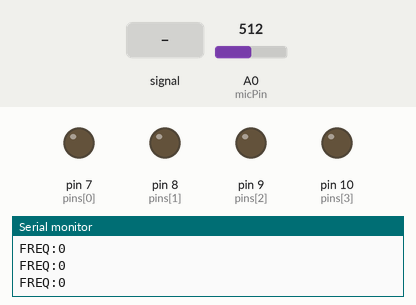
Recording of a sketch running on a simulated Arduino Uno, built with avr-gcc and run on an emulated ATmega328P. Parts: output pins drawn as LEDs (lit = HIGH), the last lines printed to the serial monitor. Inputs (shaded band) come from the test bench; at power-on: A0 (micPin) = 512.

Above: at 1.6 s.
1.7 s: A0 (micPin) fed a 200 Hz sine of ±81 counts around its level
4.7 s: A0 (micPin) fed a 1000 Hz sine of ±255 counts around its level
At 5.9 s:
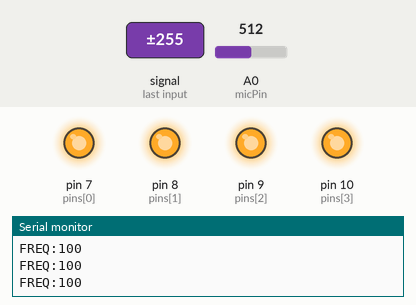
6.2 s: A0 (micPin) fed a 200 Hz sine of ±81 counts around its level
At 6.8 s:
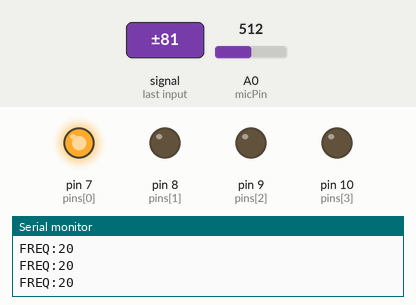
9.2 s: A0 (micPin) set to 716
Timing chart, 0 to 11.7 s (numbered marks = the images above; inputs shaded):
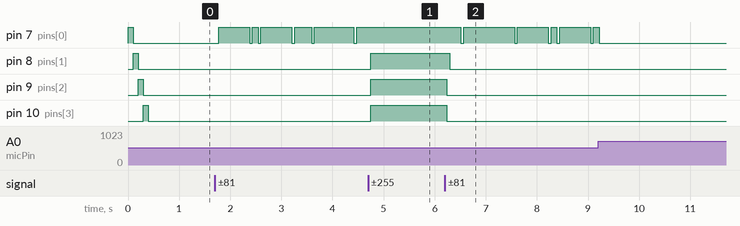

Measured:
- after the input at 4.7 s, pin 7 (pins[0]): stops changing and stays HIGH; pin 8 (pins[1]), pin 9 (pins[2]), pin 10 (pins[3]): LOW → HIGH after 0.05 s
- after the input at 6.2 s, pin 8 (pins[1]): HIGH → LOW after 0.10 s; pin 9 (pins[2]), pin 10 (pins[3]): HIGH → LOW at once

The sketch:

froggy_frequency_v2_stable.ino
```cpp
/*
  Froggy Frequency - ULTRA STABLE VERSION
  ---------------------------------------
  - High Volume Threshold: Ignores background static.
  - Zero-Crossing Deadzone: Prevents "flicker" jumps.
*/

int micPin = A0;
const int pins[] = {7, 8, 9, 10};

const int sampleWindow = 50;
int adaptiveMidpoint = 512;
const int deadzone = 8; // Ignores tiny fluctuations around the midpoint

void setup() {
  for(int i=0; i<4; i++) {
    pinMode(pins[i], OUTPUT);
    digitalWrite(pins[i], LOW);
  }
  Serial.begin(115200);

  for(int i=0; i<4; i++) {
    digitalWrite(pins[i], HIGH);
    delay(100);
    digitalWrite(pins[i], LOW);
  }
}

void loop() {
  unsigned long startTime = millis();
  int crossings = 0;
  long sampleSum = 0;
  int sampleCount = 0;
  int maxSignal = 0;
  int minSignal = 1024;
  int lastValue = analogRead(micPin);

  while (millis() - startTime < sampleWindow) {
    int currentValue = analogRead(micPin);
    sampleSum += currentValue;
    sampleCount++;

    if (currentValue > maxSignal) maxSignal = currentValue;
    if (currentValue < minSignal) minSignal = currentValue;

    // Only count as a crossing if it significantly crosses the midpoint
    if ((lastValue < (adaptiveMidpoint - deadzone) && currentValue > (adaptiveMidpoint + deadzone)) ||
        (lastValue > (adaptiveMidpoint + deadzone) && currentValue < (adaptiveMidpoint - deadzone))) {
      crossings++;
      lastValue = currentValue;
    }
  }

  int peakToPeak = maxSignal - minSignal;

  if (sampleCount > 0) {
    int currentAvg = sampleSum / sampleCount;
    adaptiveMidpoint = (adaptiveMidpoint * 0.9) + (currentAvg * 0.1);
  }

  // REQUIRE SIGNIFICANT VOLUME
  if (peakToPeak < 60) {
    crossings = 0;
  }

  Serial.print("FREQ:");
  Serial.println(crossings);

  digitalWrite(pins[0], (crossings >= 18) ? HIGH : LOW);
  digitalWrite(pins[1], (crossings >= 35) ? HIGH : LOW);
  digitalWrite(pins[2], (crossings >= 55) ? HIGH : LOW);
  digitalWrite(pins[3], (crossings >= 80) ? HIGH : LOW);

  delay(5);
}
```
